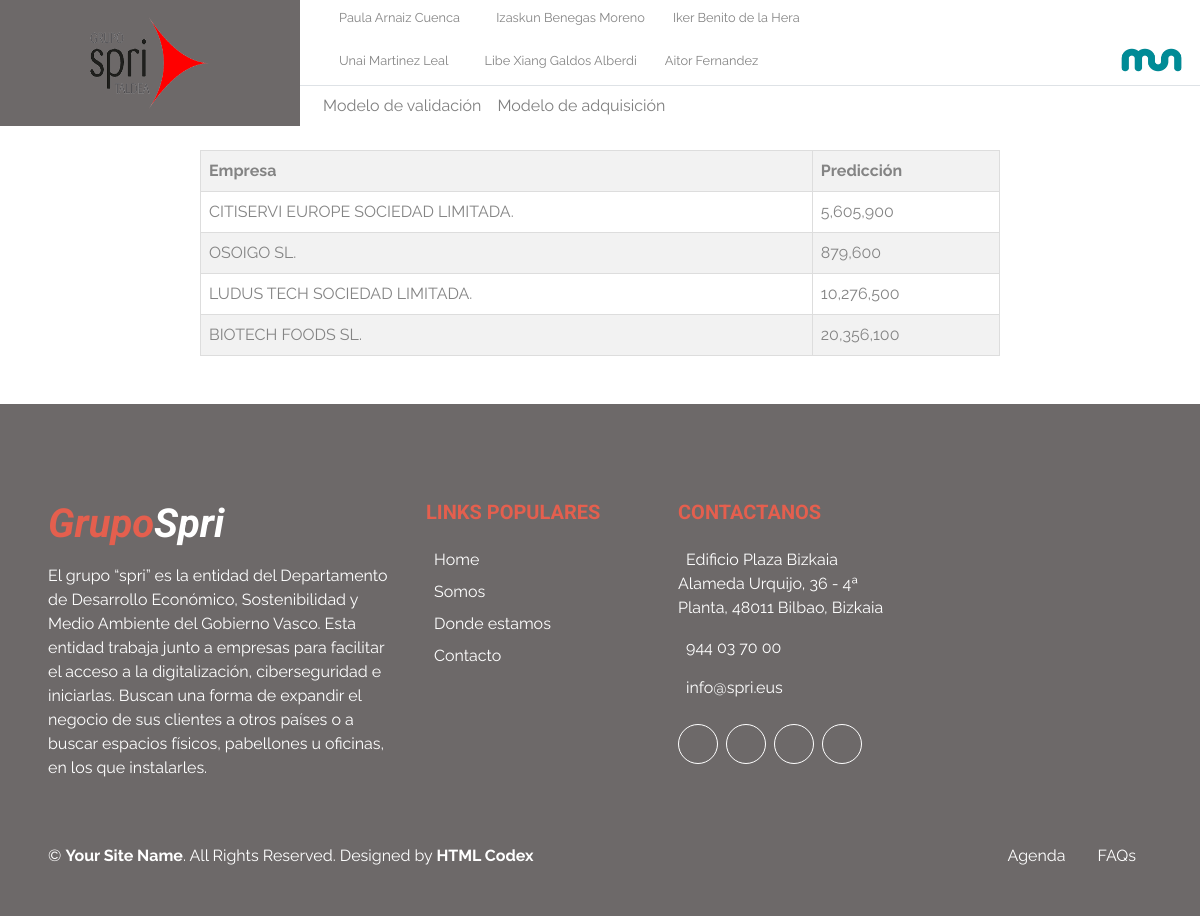
Page /resultadosval (signed in) on the committed database.
### tables this page shows
CREATE TABLE empresa_valoracion(
        usuario TEXT NOT NULL,
        empresa TEXT NOT NULL,
        prediccion FLOAT NOT NULL
        );

### server.py (the view)
@app.route('/resultadosval')
def resultadosval():
    resultado=sql.ver_empresa_valoracion(session['usuario'])
    return render_template('resultados.html',resultado=resultado)

### bbdd/sqlite.py (called while the page is built)
def ver_empresa_valoracion(usuario:str):
    con = sqlite.connect(bbdd)
    cur = con.cursor()
    cur.execute("SELECT empresa, prediccion FROM empresa_valoracion WHERE usuario = ?", (usuario,))
    resultado = cur.fetchall()
    con.close()
    return resultado

### templates/resultados.html
{%extends 'layout2.html' %}
{%block cuerpo%}
<br>
<table id="tabla">
    <thead>
      <tr>
        <th>Empresa</th>
        <th>Predicción</th>
      </tr>
    </thead>
    <tbody>
      {% for val in resultado %}
        <tr>
          {% for per in val %}
            <td>{{ per }}</td>
          {% endfor %}
        </tr>
      {% endfor %}
    </tbody>
  </table>
{%endblock%}

### rows in the picture
empresa_valoracion: empresa "CITISERVI EUROPE SOCIEDAD LIMITADA.", prediccion "5,605,900"
empresa_valoracion: empresa "OSOIGO SL.", prediccion "879,600"
empresa_valoracion: empresa "LUDUS TECH SOCIEDAD LIMITADA.", prediccion "10,276,500"
empresa_valoracion: empresa "BIOTECH FOODS SL.", prediccion "20,356,100"
